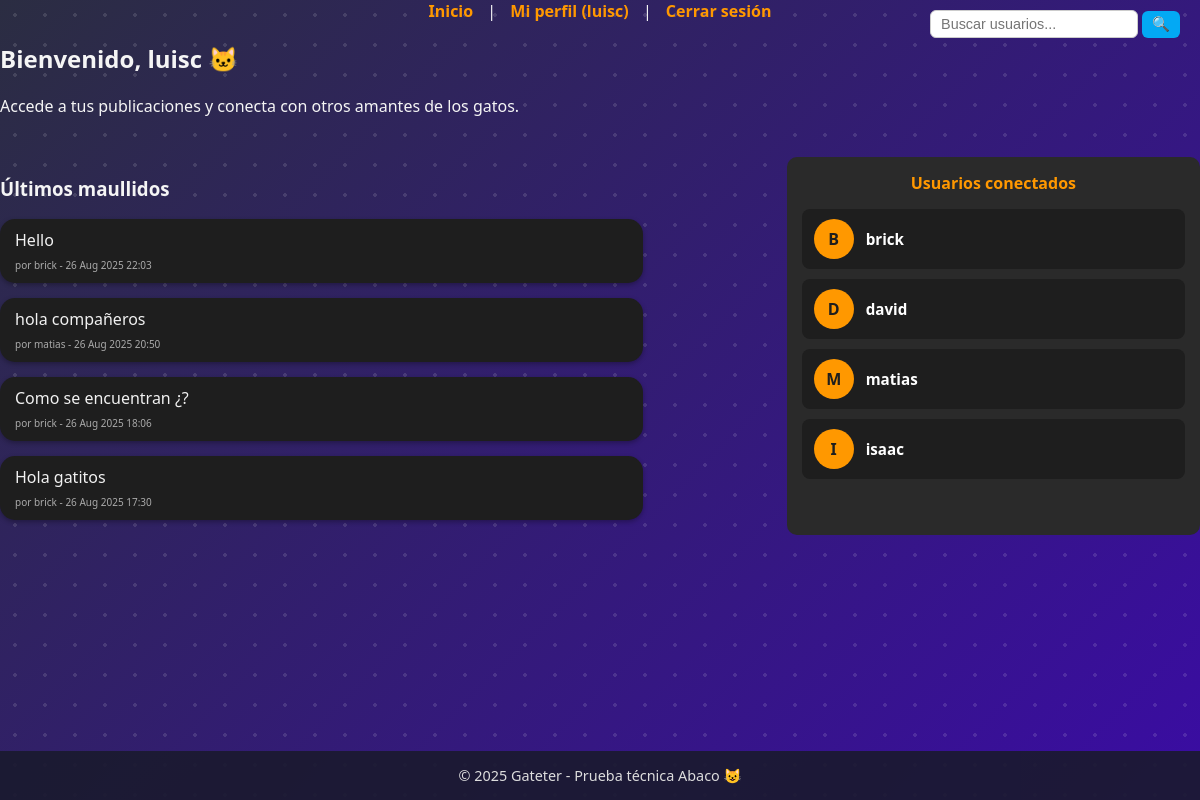
Screenshot of / (signed in) with the database file from the repository.
### meows/models.py (models this page shows, shortened)
class Meow(models.Model):
    author = models.ForeignKey(
        settings.AUTH_USER_MODEL,
        on_delete=models.CASCADE,  # elimina los maullidos si se elimina el usuario
        related_name='meows'      # permite acceder a los maullidos desde user.meows
    )
    body = models.CharField(max_length=140)  # texto del maullido, máximo 140 caracteres
    created_at = models.DateTimeField(auto_now_add=True)  # fecha y hora de creación automática
    class Meta:
        ordering = ['-created_at']  # ordena los maullidos del más reciente al más antiguo

### meows/views.py (the view)
# urls.py: path('', views.home_view, name='home'),                     # Página principal / inicio
def home_view(request):
    meows = Meow.objects.all().select_related('author').order_by('-created_at')
    context = {'meows': meows}
    if 'welcome_message' not in context and request.user.is_authenticated:
        context['welcome_message'] = f"Bienvenido, {request.user.username} 🐱"
    if request.user.is_authenticated:
        online_users = User.objects.filter(is_active=True).exclude(id=request.user.id)
        context['online_users'] = online_users
    return render(request, 'home.html', context)

### meows/templates/home.html
{% extends "base.html" %}
{% block content %}
{% if logout_message %}
  <div class="welcome-panel">
    <h2>{{ logout_message }}</h2>
  </div>
{% elif welcome_message %}
  <div class="welcome-panel">
    <h2>{{ welcome_message }}</h2>
    <p>Accede a tus publicaciones y conecta con otros amantes de los gatos.</p>
  </div>
{% else %}
  <div class="welcome-panel">
    <h2>Bienvenido a Gateter 🐾</h2>
    <p>Por favor <a href="{% url 'login' %}">inicia sesión</a> o <a href="{% url 'register' %}">regístrate</a> para empezar a compartir tus maullidos.</p>
  </div>
{% endif %}
<div class="latest-meows" style="display: flex; gap: 20px; margin-top: 40px;">
  <div class="meow-column" style="flex: 2;">
    <h3>Últimos maullidos</h3>
    {% for meow in meows %}
      <div class="meow-bubble">
        <div class="meow-content">
          <p>{{ meow.body }}</p>
        </div>
        <div class="meow-meta">
          <small>por {{ meow.author.username }} - {{ meow.created_at|date:"d M Y H:i" }}</small>
        </div>
      </div>
    {% empty %}
      <p>No hay publicaciones todavía. Sé el primero en maullar!</p>
    {% endfor %}
  </div>
  {% if user.is_authenticated %}
    <div class="connected-users" style="flex: 1;">
      <h4>Usuarios conectados</h4>
      {% for u in online_users %}
        <div class="user-card">
          <div class="user-avatar">{{ u.username|slice:":1"|upper }}</div>
          <div class="user-info">
            <a href="{% url 'profile' username=u.username %}" class="user-link">{{ u.username }}</a>
          </div>
        </div>
      {% empty %}
        <p>No hay usuarios conectados</p>
      {% endfor %}
    </div>
  {% endif %}
</div>
{% endblock %}

### meows/templates/base.html (shortened to what this page needs)
{% load static %}
<!doctype html>
<html lang="es">
<head>
  <link rel="stylesheet" href="{% static 'meows/css/style.css' %}">
</head>
<body>
  <header>
    <nav>
      <a href="{% url 'home' %}">Inicio</a> |
      {% if user.is_authenticated %}
        <a href="{% url 'profile' username=user.username %}">
          Mi perfil ({{ user.username }})
        </a> |
        <a href="{% url 'logout' %}">Cerrar sesión</a>
      {% else %}
        <a href="{% url 'login' %}">Iniciar sesión</a> |
        <a href="{% url 'register' %}">Registrarse</a>
      {% endif %}
      {% if user.is_authenticated %}
        <form method="get" action="{% url 'user_search' %}" class="user-search-form">
          <input type="text" name="q" placeholder="Buscar usuarios..." required>
          <button type="submit">🔍</button>
        </form>
      {% endif %}
    </nav>
  </header>
  <main>
    {% block content %}{% endblock %}
  </main>
  <footer class="login-footer">
    © 2025 Gateter - Prueba técnica Abaco 😺
  </footer>
</body>
</html>

### meows/static/meows/css/style.css (style rules this page uses)
body { font-family: 'Segoe UI', Arial, sans-serif; background-color: #1a1a2e; background-image: linear-gradient(135deg, #2b2d42, #3a0ca3); background-size: cover; background-repeat: no-repeat; color: #f5f5f5; margin: 0; min-height: 100vh; padding: 0; overflow-x: hidden; position: relative; }
body::before { content: ""; position: fixed; inset: 0; pointer-events: none; z-index: 0; background-image: radial-gradient(circle, rgba(255,255,255,0.12) 2px, transparent 2px); background-size: 30px 30px; opacity: 1; }
.auth-container, header, main, footer, .card { position: relative; z-index: 1; }
button { background: #ff9800; border: none; padding: 12px; border-radius: 8px; font-weight: bold; font-size: 1em; cursor: pointer; color: #1e1e2f; transition: background 0.3s ease; }
nav { text-align: center; margin-bottom: 20px; }
nav a { color: #ff9800; margin: 0 10px; text-decoration: none; font-weight: bold; }
footer { position: fixed; bottom: 0; left: 0; width: 100%; text-align: center; padding: 15px 0; color: #ddd; font-size: 0.9em; background: rgba(26,26,46,0.9); z-index: 999; }
.latest-meows .meow-bubble { background-color: #1e1e1e; border-radius: 15px; padding: 10px 15px; margin-bottom: 15px; position: relative; max-width: 80%; word-wrap: break-word; box-shadow: 0 2px 5px rgba(0,0,0,0.3); }
.latest-meows .meow-bubble::after { content: ""; position: absolute; bottom: 0; left: 20px; width: 0; height: 0; border-top: 10px solid #1e1e1e; border-left: 10px solid transparent; }
.latest-meows .meow-content p { margin: 0; color: #f1f1f1; }
.latest-meows .meow-meta { font-size: 0.75em; color: #aaa; margin-top: 5px; }
.latest-meows .meow-column { flex: 2; }
.connected-users { flex: 1; background-color: #2a2a2a; border-radius: 10px; padding: 15px; max-height: 500px; overflow-y: auto; }
.connected-users h4 { margin-top: 0; color: #ff9800; text-align: center; margin-bottom: 15px; }
.connected-users .user-card { display: flex; align-items: center; background-color: #1e1e1e; padding: 10px 12px; border-radius: 8px; margin-bottom: 10px; transition: background-color 0.2s; }
.connected-users .user-avatar { width: 40px; height: 40px; background-color: #ff9800; border-radius: 50%; display: flex; align-items: center; justify-content: center; font-weight: bold; font-size: 1em; margin-right: 12px; color: #1e1e1e; }
.connected-users .user-info .user-link { font-size: 0.95em; font-weight: bold; color: #fff; text-decoration: none; }
.user-search-form { display: inline-flex; position: absolute; top: 10px; right: 20px; align-items: center; }
.user-search-form input[type="text"] { padding: 5px 10px; border-radius: 6px; border: 1px solid #ccc; font-size: 0.9em; }
.user-search-form button { background: #03a9f4; color: #fff; border: none; padding: 5px 10px; margin-left: 4px; border-radius: 6px; cursor: pointer; font-size: 0.9em; }
.login-footer { position: fixed; bottom: 0; left: 0; width: 100%; text-align: center; padding: 15px 0; color: #ddd; font-size: 0.9em; background: rgba(26,26,46,0.9); z-index: 999; }
.user-card { display: flex; align-items: center; background-color: #2a2a2a; padding: 12px 15px; border-radius: 10px; transition: background-color 0.3s; }
.user-avatar { width: 50px; height: 50px; background-color: #ff9800; border-radius: 50%; display: flex; align-items: center; justify-content: center; font-weight: bold; font-size: 1.2em; margin-right: 15px; color: #1e1e1e; }
.user-info .user-link { font-size: 1.1em; font-weight: bold; color: #fff; text-decoration: none; }

### rows the page displays
Meow: body "Hello", author.username "brick", created_at "26 Aug 2025 22:03"
Meow: body "hola compañeros", author.username "matias", created_at "26 Aug 2025 20:50"
Meow: body "Como se encuentran ¿?", author.username "brick", created_at "26 Aug 2025 18:06"
Meow: body "Hola gatitos", author.username "brick", created_at "26 Aug 2025 17:30"

### other values shown
{{ user.username }} "luisc"
{{ welcome_message }} "Bienvenido, luisc 🐱"
{{ u.username|slice:":1"|upper }} "B"
{{ u.username }} "brick"
{{ u.username|slice:":1"|upper }} "D"
{{ u.username }} "david"
{{ u.username|slice:":1"|upper }} "M"
{{ u.username }} "matias"
{{ u.username|slice:":1"|upper }} "I"
{{ u.username }} "isaac"
